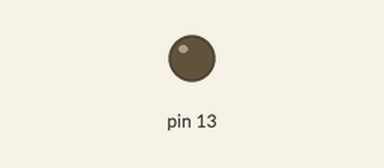
Simulated run of this sketch. Board: Arduino Uno, built with avr-gcc and run on an emulated ATmega328P. Shown: output pins drawn as LEDs (lit = HIGH).

Above: at 1.0 s.
At 3.0 s:
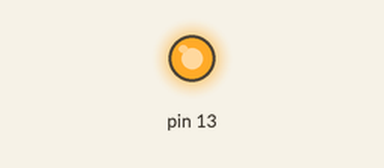
Timing chart, 0 to 5.2 s (numbered marks = the images above):
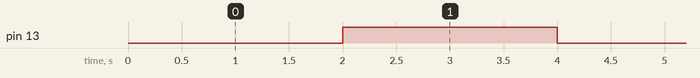

The sketch:

led_timer.ino
```cpp
void setup() {
  // put your setup code here, to run once:
  DDRB=0X20;
  PORTB=0X00;


  TCCR1A=0X00;
  TCCR1B=0X05;

  TCNT1=0X85ED;

  TIMSK1=0X01;

  interrupts();
}

void loop() {
  // put your main code here, to run repeatedly:

}

ISR(TIMER1_OVF_vect)
{
  TCNT1=0X85ED;
  if(PORTB==0X00)
  {
    PORTB=0X20;
  }
  else if(PORTB==0X20)
  {
    PORTB=0X00;
  }
}
```

Measured:
- by itself, pin 13: alternates HIGH for 2.0 s and LOW for 2.0 s
